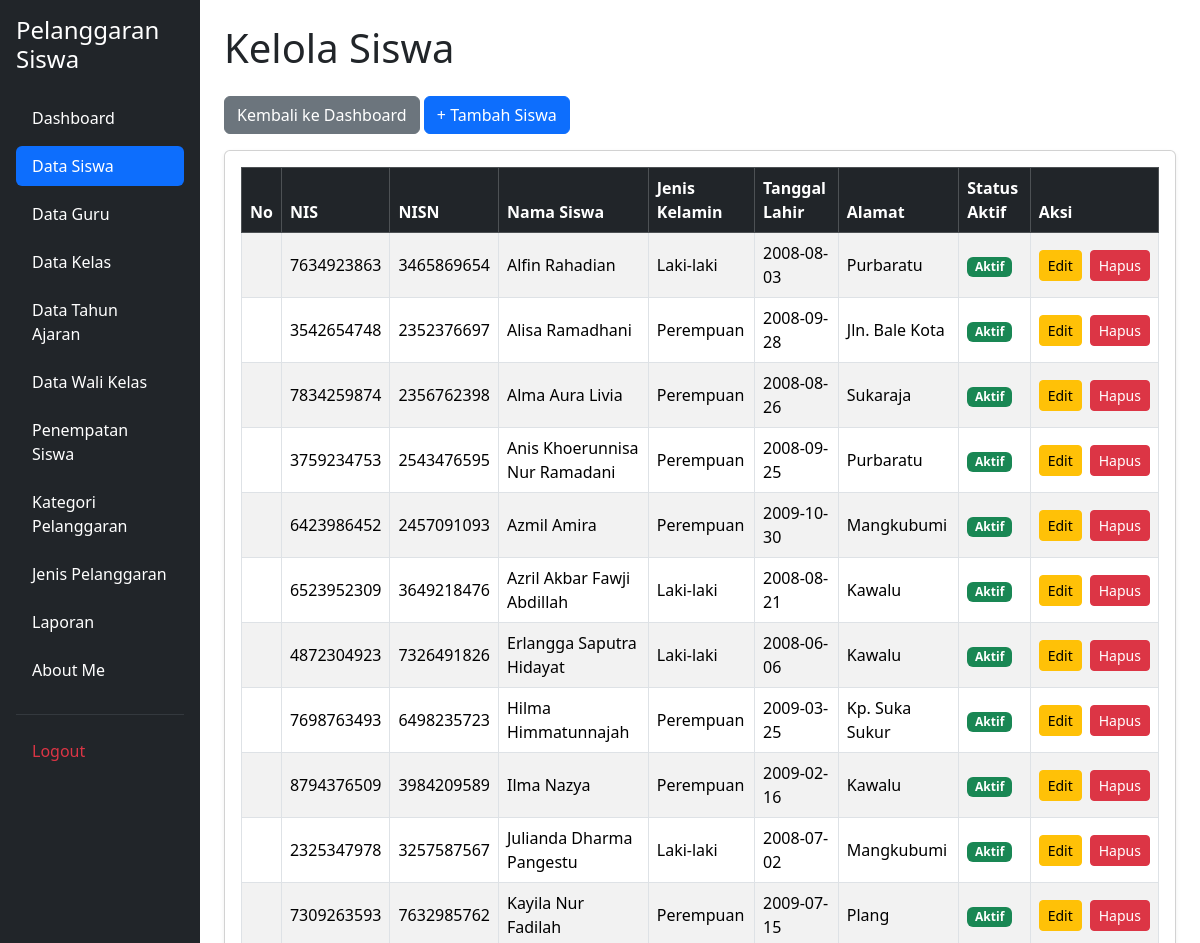
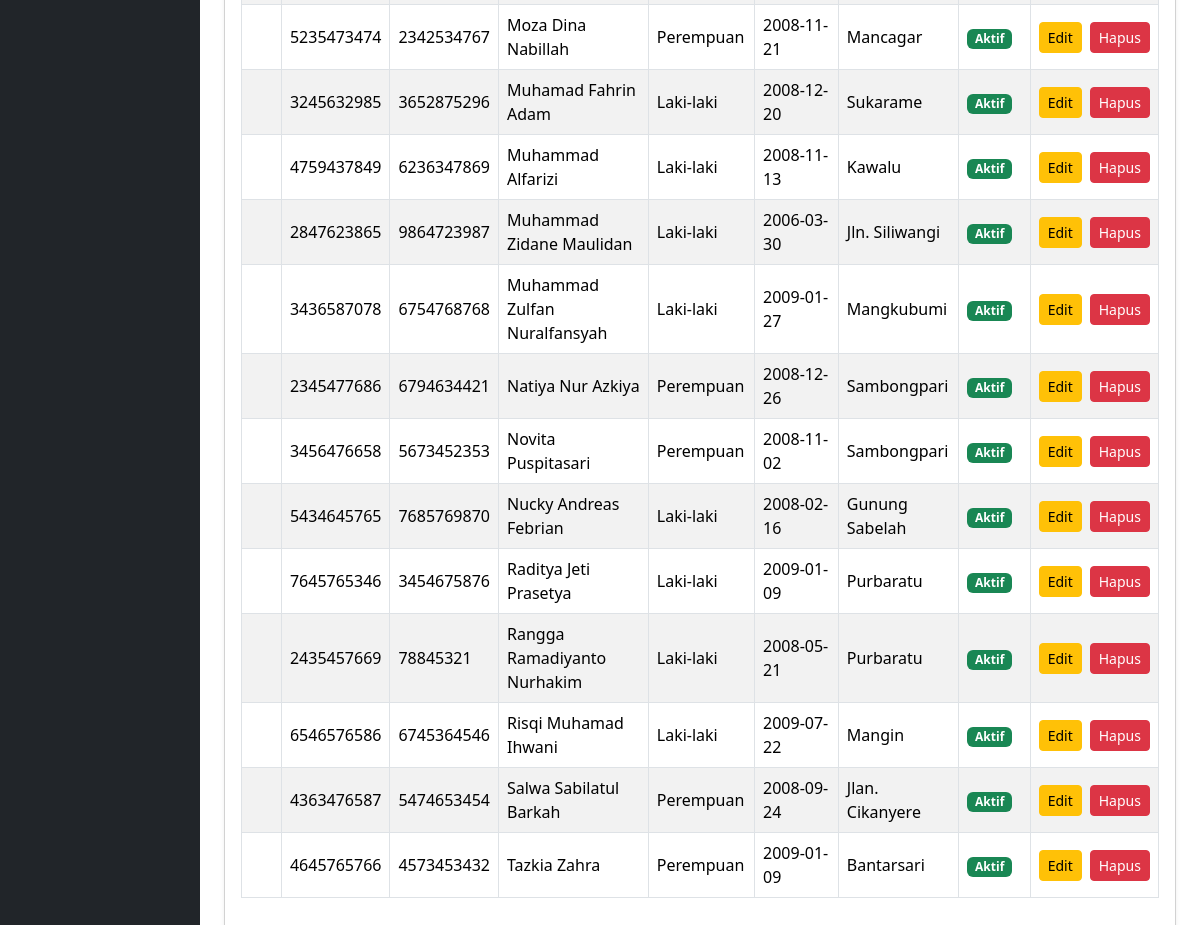
The page /kelola_siswa.php (signed in) on the database its author committed (2 pictures, top to bottom).
### tables this page shows
CREATE TABLE `t_siswa` (
  `id` int(11) NOT NULL,
  `nis` varchar(30) DEFAULT NULL,
  `nisn` varchar(20) NOT NULL,
  `nama` varchar(150) DEFAULT NULL,
  `jenis_kelamin` char(1) NOT NULL,
  `tanggal_lahir` date NOT NULL,
  `alamat` text NOT NULL,
  `status_aktif` tinyint(1) NOT NULL,
  `created_at` timestamp NOT NULL DEFAULT current_timestamp(),
  `updated_at` timestamp NOT NULL DEFAULT current_timestamp()
);

### kelola_siswa.php (the view, shortened to what this page needs)
<?php
include 'config/koneksi.php';
$sql = "SELECT * FROM t_siswa ORDER BY nama ASC";
$hasil = mysqli_query($koneksi, $sql);
?>
<!DOCTYPE html>
<html lang="id">
<head>
    <link href="https://cdn.jsdelivr.net/npm/bootstrap@5.3.8/dist/css/bootstrap.min.css"
          rel="stylesheet">
    <link href="https://cdn.datatables.net/2.3.4/css/dataTables.bootstrap5.min.css"
          rel="stylesheet">
</head>
<body>
<div class="container-fluid">
    <div class="row">
        <?php include 'layout/sidebar.php'; ?>
        <main class="col-md-9 col-lg-10 p-4">
            <h1 class="mb-4">Kelola Siswa</h1>
            <div class="mb-3">
                <a href="dashboard.php" class="btn btn-secondary">
                    Kembali ke Dashboard
                </a>
                <a href="tambah_siswa.php" class="btn btn-primary">
                    + Tambah Siswa
                </a>
            </div>
            <div class="card shadow-sm">
                <div class="card-body">
                    <div class="table-responsive">
                        <table id="tabelSiswa"
                               class="table table-striped table-bordered table-hover align-middle w-100">
                            <thead class="table-dark">
                                <tr>
                                    <th>No </th>
                                    <th>NIS</th>
                                    <th>NISN</th>
                                    <th>Nama Siswa</th>
                                    <th>Jenis Kelamin</th>
                                    <th>Tanggal Lahir</th>
                                    <th>Alamat</th>
                                    <th>Status Aktif</th>
                                    <th>Aksi</th>
                                </tr>
                            </thead>
                            <tbody>
                            <?php while ($row = mysqli_fetch_assoc($hasil)) { ?>
                                <tr>
                                    <td></td>
                                    <td>
                                        <?= htmlspecialchars($row['nis'] ?? '') ?>
                                    </td>
                                    <td>
                                        <?= htmlspecialchars($row['nisn'] ?? '') ?>
                                    </td>
                                    <td>
                                        <?= htmlspecialchars($row['nama'] ?? '') ?>
                                    </td>
                                    <td>
                                        <?php
                                        if ($row['jenis_kelamin'] == 'L') {
                                            echo "Laki-laki";
                                        } elseif ($row['jenis_kelamin'] == 'P') {
                                            echo "Perempuan";
                                        } else {
                                            echo "-";
                                        }
                                        ?>
                                    </td>
                                    <td>
                                        <?= htmlspecialchars($row['tanggal_lahir'] ?? '-') ?>
                                    </td>
                                    <td>
                                        <?= htmlspecialchars($row['alamat'] ?? '-') ?>
                                    </td>
                                    <td>
                                        <?php if ($row['status_aktif'] == 1) { ?>
                                            <span class="badge bg-success">
                                                Aktif
                                            </span>
                                        <?php } else { ?>
                                            <span class="badge bg-danger">
                                                Tidak Aktif
                                            </span>
                                        <?php } ?>
                                    </td>
                                    <td>
                                        <div class="d-flex gap-2">
                                            <a href="edit_siswa.php?id=<?= urlencode($row['id']) ?>"
                                               class="btn btn-warning btn-sm">
                                                Edit
                                            </a>
                                            <a href="hapus_siswa.php?id=<?= urlencode($row['id']) ?>"
                                               class="btn btn-danger btn-sm"
                                               onclick="return confirm('Yakin ingin menghapus data siswa ini?');">
                                                Hapus
                                            </a>
                                        </div>
                                    </td>
                                </tr>
                            <?php } ?>
                            </tbody>
                        </table>
                    </div>
                </div>
            </div>
        </main>
    </div>
</div>

### rows shown on the page
t_siswa: nis "7634923863", nisn "3465869654", nama "Alfin Rahadian", jenis_kelamin "Laki-laki", tanggal_lahir "2008-08-03", alamat "Purbaratu", status_aktif "Aktif"
t_siswa: nis "3542654748", nisn "2352376697", nama "Alisa Ramadhani", jenis_kelamin "Perempuan", tanggal_lahir "2008-09-28", alamat "Jln. Bale Kota", status_aktif "Aktif"
t_siswa: nis "7834259874", nisn "2356762398", nama "Alma Aura Livia", jenis_kelamin "Perempuan", tanggal_lahir "2008-08-26", alamat "Sukaraja", status_aktif "Aktif"
t_siswa: nis "3759234753", nisn "2543476595", nama "Anis Khoerunnisa Nur Ramadani", jenis_kelamin "Perempuan", tanggal_lahir "2008-09-25", alamat "Purbaratu", status_aktif "Aktif"
t_siswa: nis "6423986452", nisn "2457091093", nama "Azmil Amira", jenis_kelamin "Perempuan", tanggal_lahir "2009-10-30", alamat "Mangkubumi", status_aktif "Aktif"
t_siswa: nis "6523952309", nisn "3649218476", nama "Azril Akbar Fawji Abdillah", jenis_kelamin "Laki-laki", tanggal_lahir "2008-08-21", alamat "Kawalu", status_aktif "Aktif"
t_siswa: nis "4872304923", nisn "7326491826", nama "Erlangga Saputra Hidayat", jenis_kelamin "Laki-laki", tanggal_lahir "2008-06-06", alamat "Kawalu", status_aktif "Aktif"
t_siswa: nis "7698763493", nisn "6498235723", nama "Hilma Himmatunnajah", jenis_kelamin "Perempuan", tanggal_lahir "2009-03-25", alamat "Kp. Suka Sukur", status_aktif "Aktif"
t_siswa: nis "8794376509", nisn "3984209589", nama "Ilma Nazya", jenis_kelamin "Perempuan", tanggal_lahir "2009-02-16", alamat "Kawalu", status_aktif "Aktif"
t_siswa: nis "2325347978", nisn "3257587567", nama "Julianda Dharma Pangestu", jenis_kelamin "Laki-laki", tanggal_lahir "2008-07-02", alamat "Mangkubumi", status_aktif "Aktif"
t_siswa: nis "7309263593", nisn "7632985762", nama "Kayila Nur Fadilah", jenis_kelamin "Perempuan", tanggal_lahir "2009-07-15", alamat "Plang", status_aktif "Aktif"
t_siswa: nis "5235473474", nisn "2342534767", nama "Moza Dina Nabillah", jenis_kelamin "Perempuan", tanggal_lahir "2008-11-21", alamat "Mancagar", status_aktif "Aktif"
t_siswa: nis "3245632985", nisn "3652875296", nama "Muhamad Fahrin Adam", jenis_kelamin "Laki-laki", tanggal_lahir "2008-12-20", alamat "Sukarame", status_aktif "Aktif"
t_siswa: nis "4759437849", nisn "6236347869", nama "Muhammad Alfarizi", jenis_kelamin "Laki-laki", tanggal_lahir "2008-11-13", alamat "Kawalu", status_aktif "Aktif"
t_siswa: nis "2847623865", nisn "9864723987", nama "Muhammad Zidane Maulidan", jenis_kelamin "Laki-laki", tanggal_lahir "2006-03-30", alamat "Jln. Siliwangi", status_aktif "Aktif"
t_siswa: nis "3436587078", nisn "6754768768", nama "Muhammad Zulfan Nuralfansyah", jenis_kelamin "Laki-laki", tanggal_lahir "2009-01-27", alamat "Mangkubumi", status_aktif "Aktif"
t_siswa: nis "2345477686", nisn "6794634421", nama "Natiya Nur Azkiya", jenis_kelamin "Perempuan", tanggal_lahir "2008-12-26", alamat "Sambongpari", status_aktif "Aktif"
t_siswa: nis "3456476658", nisn "5673452353", nama "Novita Puspitasari", jenis_kelamin "Perempuan", tanggal_lahir "2008-11-02", alamat "Sambongpari", status_aktif "Aktif"
t_siswa: nis "5434645765", nisn "7685769870", nama "Nucky Andreas Febrian", jenis_kelamin "Laki-laki", tanggal_lahir "2008-02-16", alamat "Gunung Sabelah", status_aktif "Aktif"
t_siswa: nis "7645765346", nisn "3454675876", nama "Raditya Jeti Prasetya", jenis_kelamin "Laki-laki", tanggal_lahir "2009-01-09", alamat "Purbaratu", status_aktif "Aktif"
t_siswa: nis "2435457669", nisn "78845321", nama "Rangga Ramadiyanto Nurhakim", jenis_kelamin "Laki-laki", tanggal_lahir "2008-05-21", alamat "Purbaratu", status_aktif "Aktif"
t_siswa: nis "6546576586", nisn "6745364546", nama "Risqi Muhamad Ihwani", jenis_kelamin "Laki-laki", tanggal_lahir "2009-07-22", alamat "Mangin", status_aktif "Aktif"
t_siswa: nis "4363476587", nisn "5474653454", nama "Salwa Sabilatul Barkah", jenis_kelamin "Perempuan", tanggal_lahir "2008-09-24", alamat "Jlan. Cikanyere", status_aktif "Aktif"
t_siswa: nis "4645765766", nisn "4573453432", nama "Tazkia Zahra", jenis_kelamin "Perempuan", tanggal_lahir "2009-01-09", alamat "Bantarsari", status_aktif "Aktif"
